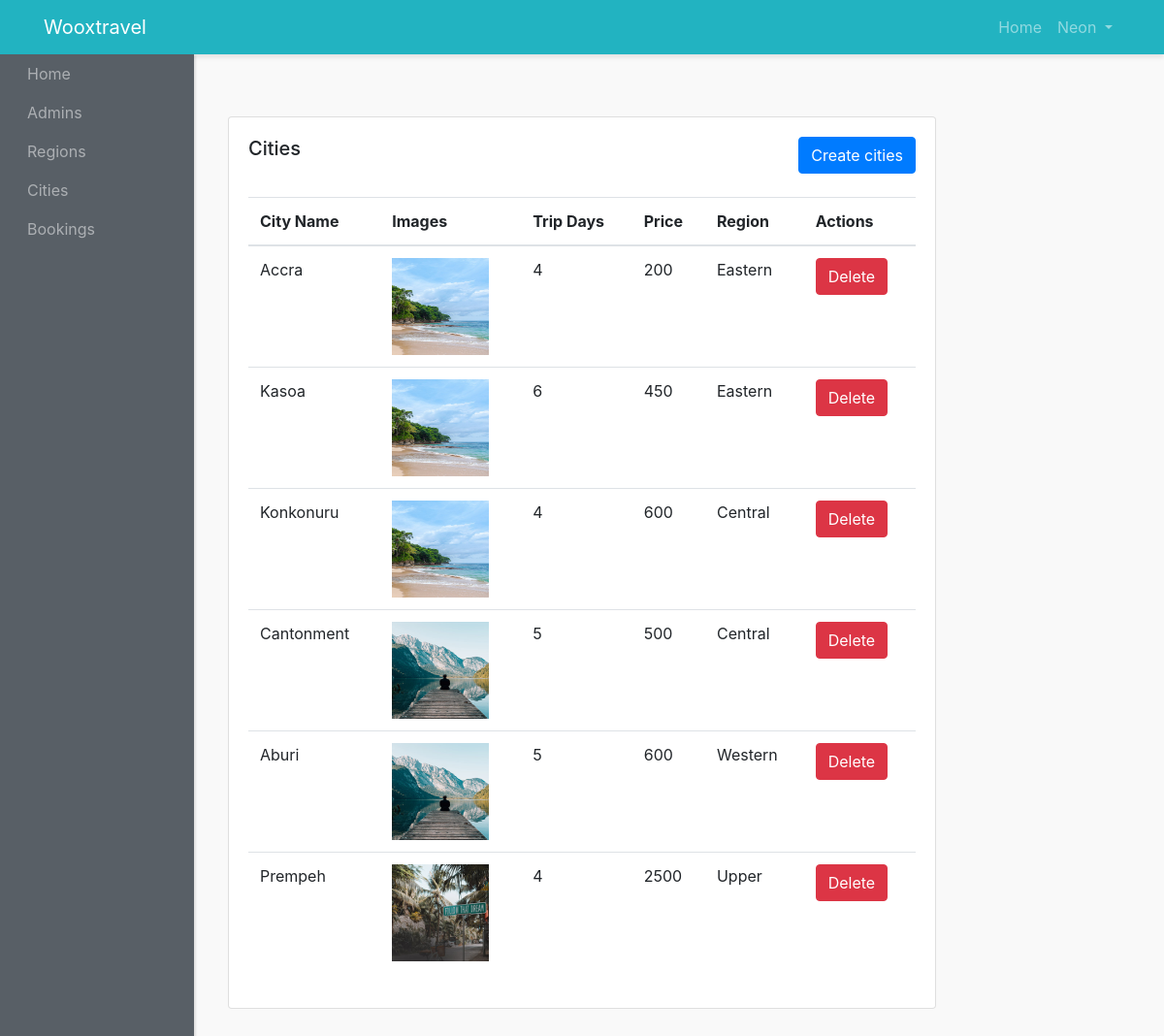
The page /admin-panel/cities-admins/show-cities.php (signed in) on the database its author committed.
### tables this page shows
CREATE TABLE `cities` (
  `id` int(3) NOT NULL,
  `name` varchar(200) NOT NULL,
  `image` varchar(200) NOT NULL,
  `trip_days` int(4) NOT NULL,
  `price` varchar(4) NOT NULL,
  `region_id` int(3) NOT NULL,
  `created_at` timestamp NOT NULL DEFAULT current_timestamp()
);

CREATE TABLE `regions` (
  `id` int(3) NOT NULL,
  `name` varchar(200) NOT NULL,
  `image` varchar(200) NOT NULL,
  `population` varchar(30) NOT NULL,
  `landmark` varchar(30) NOT NULL,
  `description` text NOT NULL,
  `created_at` timestamp NOT NULL DEFAULT current_timestamp()
);

### admin-panel/cities-admins/show-cities.php (the view, shortened to what this page needs)
<?php
require "../layout/header.php";
require "../../config/connection.php";
$cities = $connection->prepare("
  SELECT cities.*, regions.name AS region_name
  FROM cities
  JOIN regions ON cities.region_id = regions.id
");
$cities->execute();
$cityResult = $cities->get_result();
$allCities = $cityResult->fetch_all(MYSQLI_ASSOC);
?>
<div class="row-2">
  <div class="col">
    <div class="card">
      <div class="card-body">
        <h5 class="card-title mb-4 d-inline">Cities</h5>
        <a href="create-cities.php" class="btn btn-primary mb-4 text-center float-right">Create cities</a>
        <table class="table">
          <thead>
            <tr>
              <th scope="col">City Name</th>
              <th scope="col">Images</th>
              <th scope="col">Trip Days</th>
              <th scope="col">Price</th>
              <th scope="col">Region</th>
              <th scope="col">Actions</th>
            </tr>
          </thead>
          <tbody>
            <?php foreach ($allCities as $city): ?>
            <tr id="<?php echo "row".$city['id']; ?>">
              <td><?php echo htmlspecialchars($city['name']); ?></td>
              <td><img src="<?php echo CITYIMAGES . htmlspecialchars($city['image']); ?>" alt="City Image" style="width: 100px; height: 100px;"></td>
              <td><?php echo htmlspecialchars($city['trip_days']); ?></td>
              <td><?php echo htmlspecialchars($city['price']); ?></td>
              <td><?php echo htmlspecialchars($city['region_name']); ?></td>
              <td><button onclick="confirmDelete(<?php echo $city['id']; ?>)" class="btn btn-danger text-center">Delete</button></td>
            </tr>
            <?php endforeach; ?>
          </tbody>
        </table>
      </div>
    </div>
  </div>
</div>
<?php require "../layout/footer.php"; ?>

### admin-panel/styles/style.css (style rules this page uses)
body { background:#f9f9f9; }
.row-2 { margin-bottom: 15px; padding: 120px 220px; display: flex; justify-content: space-between; align-items: center; }

### rows shown on the page
cities: name "Accra", image (picture), trip_days "4", price "200", region.name "Eastern"
cities: name "Kasoa", image (picture), trip_days "6", price "450", region.name "Eastern"
cities: name "Konkonuru", image (picture), trip_days "4", price "600", region.name "Central"
cities: name "Cantonment", image (picture), trip_days "5", price "500", region.name "Central"
cities: name "Aburi", image (picture), trip_days "5", price "600", region.name "Western"
cities: name "Prempeh", image (picture), trip_days "4", price "2500", region.name "Upper"

### other values the page prints
$_SESSION['adminname'] "Neon"
